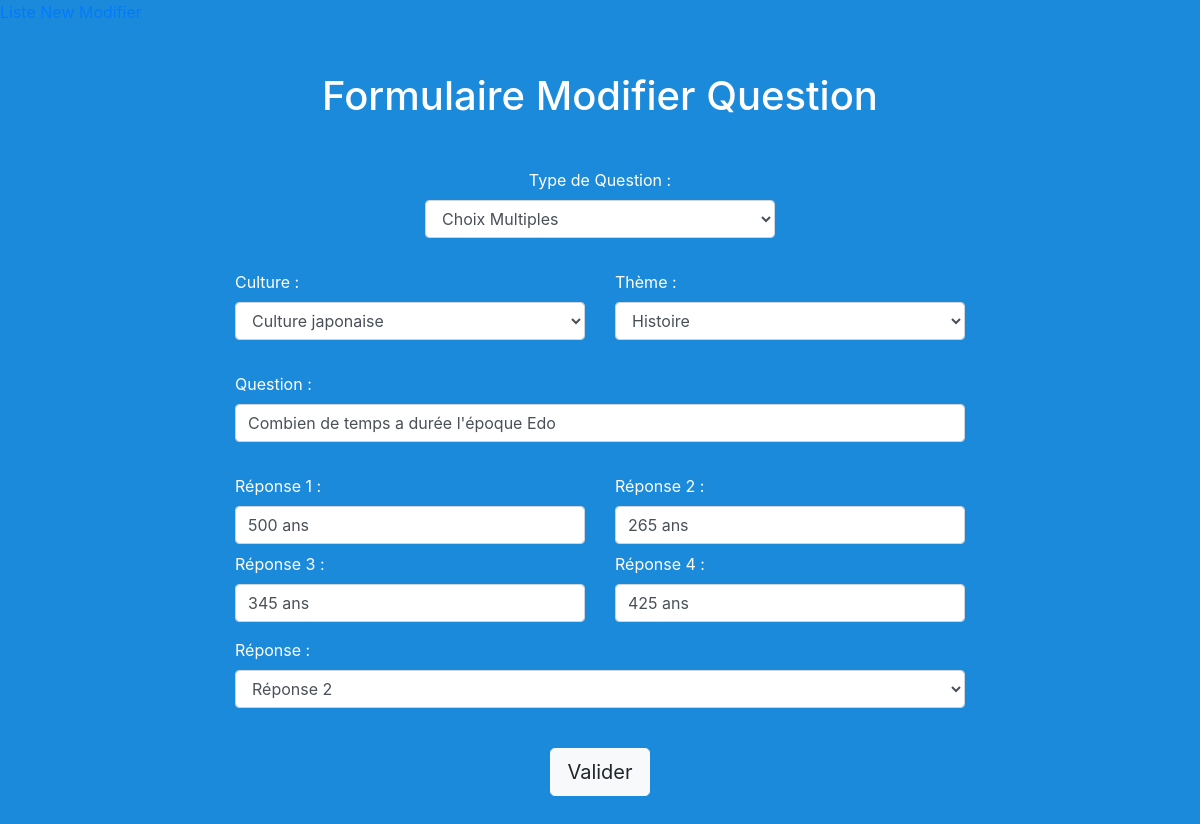
Screenshot of /modify_question.php?id=1 with the database file from the repository.
### tables this page shows
CREATE TABLE `questions`(
    `question_id` INT(11) NOT NULL,
    `culture` VARCHAR(150) NOT NULL,
    `theme_id` INT(11) NOT NULL,
    `type` INT(11) NOT NULL,
    `question_name` VARCHAR(150) NOT NULL,
    `answer_1` VARCHAR(150) NOT NULL,
    `answer_2` VARCHAR(150) NOT NULL,
    `answer_3` VARCHAR(150) NOT NULL,
    `answer_4` VARCHAR(150) NOT NULL,
    `right_answer` INT(11) NOT NULL
);

### functions.php (called while the page is built, shortened)
<?php
function bdd_connect()
{
    try {
        $options = [
            PDO::ATTR_ERRMODE => PDO::ERRMODE_EXCEPTION
        ];
        $dsn = 'mysql:host=' . BDD_HOST . ';dbname=' . BDD_NAME . ';charset=utf8';
        $bdd_instance = new PDO($dsn, BDD_USER, BDD_PWD, $options);
        return $bdd_instance;
    } catch (PDOException $ex) {
        printf('Connexion Base De Données - Erreur code "%s"', $ex->getCode());
    }
}
function get_qestion($id)
{
    $bdd_instance = bdd_connect();
    $request = <<<EOD
        SELECT
            `culture`, `theme_id`, `type`, `question_name`, `answer_1`, `answer_2`, `answer_3`, `answer_4`, `right_answer`
        FROM `questions`
        WHERE `question_id` = :id;
EOD;
    $stmt = $bdd_instance->prepare($request);
    $stmt->bindValue(':id', $id);
    $stmt->execute();
    $question = $stmt->fetchAll(PDO::FETCH_ASSOC);
    return ($question);
}
?>

### modify_question.php (the view, shortened to what this page needs)
<?php
require_once __DIR__ . '/inc/header.php';
$question = get_qestion($_GET["id"]);
?>
<h1 class="mb-5 text-center">
    Formulaire Modifier Question
</h1>
<?php if ($_SERVER['REQUEST_METHOD'] == 'POST') {
    require_once __DIR__ . '/inc/confirmation.php';
} else { ?>
    <form method="POST" action="">
        <div class="row">
            <div class="form-group col-8 col-md-4 mx-auto">
                <label class="d-block text-center" for="qstn_type">Type de Question :</label>
                <select class="form-control" name="qstn_type" id="qstn_type" required>
                    <option value="2" <?= $question[0]["type"] == 2 ? "selected" : '' ; ?>>Choix Multiples</option>
                </select>
            </div>
        </div>
        <div class="row mt-3">
            <div class="form-group col-8 col-md-4 mx-auto ml-md-auto mr-md-0 mb-2">
                <label for="qstn_cult">Culture :</label>
                <select class="form-control" name="qstn_cult" id="qstn_cult" required>
                    <option value="Culture japonaise" <?= $question[0]["culture"] == 'Culture japonaise' ? "selected" : '' ; ?>>Culture japonaise</option>
                </select>
            </div>
            <div class="form-group col-8 col-md-4 mx-auto mr-md-auto ml-md-0">
                <label for="qstn_theme">Thème :</label>
                <select class="form-control" name="qstn_theme" id="qstn_theme" required>
                    <option value="1" <?= $question[0]["theme_id"] == 1 ? "selected" : '' ; ?>>Histoire</option>
                </select>
            </div>
        </div>
        <div class="row mt-3">
            <div class="form-group col-8 mx-auto">
                <label for="qstn_text">Question :</label>
                <input class="form-control" type="text" name="qstn_text" id="qstn_text" value="<?= $question[0]["question_name"]; ?>" required>
            </div>
        </div>
        <div id="qstn_type_2_block">
            <div id="qstn_type_2_block" class="row mt-3">
                <div class="form-group col-8 col-md-4 mx-auto ml-md-auto mr-md-0 mb-2">
                    <label for="qstn_type_2_answer_1">Réponse 1 :</label>
                    <input class="form-control" type="text" name="qstn_type_2_answer_1" id="qstn_type_2_answer_1" value="<?= $question[0]["answer_1"]; ?>">
                </div>
                <div class="form-group col-8 col-md-4 mx-auto mr-md-auto ml-md-0 mb-2">
                    <label for="qstn_type_2_answer_2">Réponse 2 :</label>
                    <input class="form-control" type="text" name="qstn_type_2_answer_2" id="qstn_type_2_answer_2" value="<?= $question[0]["answer_2"]; ?>">
                </div>
            </div>
            <div class="row">
                <div class="form-group col-8 col-md-4 mx-auto ml-md-auto mr-md-0 mb-2">
                    <label for="qstn_type_2_answer_3">Réponse 3 :</label>
                    <input class="form-control" type="text" name="qstn_type_2_answer_3" id="qstn_type_2_answer_3" value="<?= $question[0]["answer_3"]; ?>">
                </div>
                <div class="form-group col-8 col-md-4 mx-auto mr-md-auto ml-md-0">
                    <label for="qstn_type_2_answer_4">Réponse 4 :</label>
                    <input class="form-control" type="text" name="qstn_type_2_answer_4" id="qstn_type_2_answer_4" value="<?= $question[0]["answer_4"]; ?>">
                </div>
            </div>
            <div class="row">
                <div class="form-group col-8 mx-auto">
                    <label for="qstn_type_2_answer">Réponse :</label>
                    <select class="form-control" name="qstn_type_2_answer" id="qstn_type_2_answer">
                        <option value="2" <?= $question[0]["right_answer"] == 2 ? "selected" : '' ; ?>>Réponse 2</option>
                    </select>
                </div>
            </div>
        </div>
        <button type="submit" class="btn btn-light btn-lg d-block mx-auto mt-4">Valider</button>
    </form>
<?php } ?>
<?php
require_once __DIR__ . '/inc/footer.php';
?>

### assets/css/style.css (style rules this page uses)
body { min-height: 100vh; background: #1C8ADB; }

### rows the page displays
questions: qstn_type "Choix Multiples", qstn_cult "Culture japonaise", qstn_theme "Histoire", qstn_text "Combien de temps a durée l'époque Edo", qstn_type_2_answer_1 "500 ans", qstn_type_2_answer_2 "265 ans", qstn_type_2_answer_3 "345 ans", qstn_type_2_answer_4 "425 ans", qstn_type_2_answer "Réponse 2"
